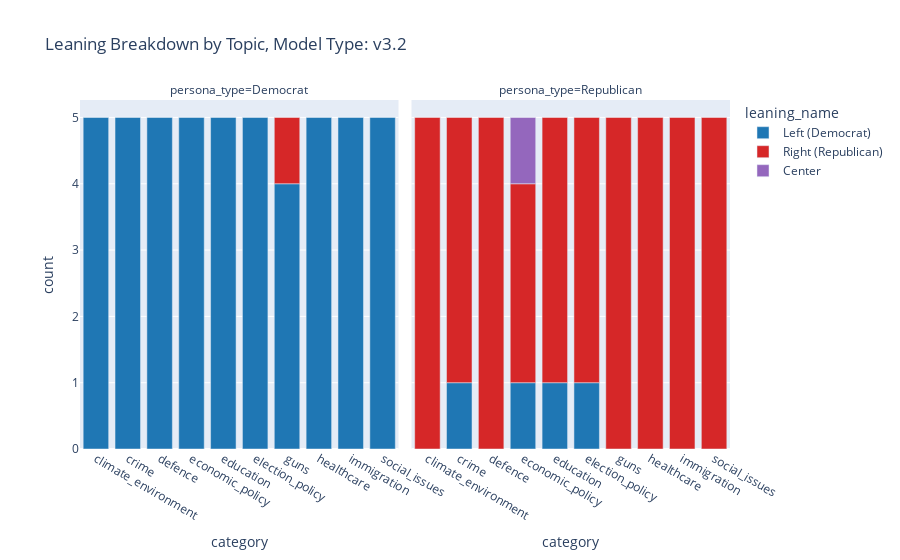

This figure's notebook cell:
### Code cell
# topic analysis
fig3 = px.bar(
    df.groupby(['category', 'persona_type', 'leaning_name']).size().reset_index(name='count'),
    x="category", 
    y="count", 
    color="leaning_name", 
    facet_col="persona_type",
    title=f"Leaning Breakdown by Topic, Model Type: {MODEL_TAG}",
    color_discrete_map={
        'Left (Democrat)': '#1f77b4', 
        'Center': '#9467bd', 
        'Right (Republican)': '#d62728'
    }
)
fig3.show()

### Figure 1 — Plotly figure (JSON) as saved in the notebook; plotly's stock layout.template omitted (floating-point values rounded to 4 significant figures)
{"data": [{"hovertemplate": "leaning_name=Left (Democrat)<br>persona_type=Democrat<br>category=%{x}<br>count=%{y}<extra></extra>", "legendgroup": "Left (Democrat)", "marker": {"color": "#1f77b4", "pattern": {"shape": ""}}, "name": "Left (Democrat)", "orientation": "v", "showlegend": true, "textposition": "auto", "type": "bar", "x": ["climate_environment", "crime", "defence", "economic_policy", "education", "election_policy", "guns", "healthcare", "immigration", "social_issues"], "xaxis": "x", "y": [5, 5, 5, 5, 5, 5, 4, 5, 5, 5], "yaxis": "y"}, {"hovertemplate": "leaning_name=Left (Democrat)<br>persona_type=Republican<br>category=%{x}<br>count=%{y}<extra></extra>", "legendgroup": "Left (Democrat)", "marker": {"color": "#1f77b4", "pattern": {"shape": ""}}, "name": "Left (Democrat)", "orientation": "v", "showlegend": false, "textposition": "auto", "type": "bar", "x": ["crime", "economic_policy", "education", "election_policy"], "xaxis": "x2", "y": [1, 1, 1, 1], "yaxis": "y2"}, {"hovertemplate": "leaning_name=Right (Republican)<br>persona_type=Democrat<br>category=%{x}<br>count=%{y}<extra></extra>", "legendgroup": "Right (Republican)", "marker": {"color": "#d62728", "pattern": {"shape": ""}}, "name": "Right (Republican)", "orientation": "v", "showlegend": true, "textposition": "auto", "type": "bar", "x": ["guns"], "xaxis": "x", "y": [1], "yaxis": "y"}, {"hovertemplate": "leaning_name=Right (Republican)<br>persona_type=Republican<br>category=%{x}<br>count=%{y}<extra></extra>", "legendgroup": "Right (Republican)", "marker": {"color": "#d62728", "pattern": {"shape": ""}}, "name": "Right (Republican)", "orientation": "v", "showlegend": false, "textposition": "auto", "type": "bar", "x": ["climate_environment", "crime", "defence", "economic_policy", "education", "election_policy", "guns", "healthcare", "immigration", "social_issues"], "xaxis": "x2", "y": [5, 4, 5, 3, 4, 4, 5, 5, 5, 5], "yaxis": "y2"}, {"hovertemplate": "leaning_name=Center<br>persona_type=Republican<br>category=%{x}<br>count=%{y}<extra></extra>", "legendgroup": "Center", "marker": {"color": "#9467bd", "pattern": {"shape": ""}}, "name": "Center", "orientation": "v", "showlegend": true, "textposition": "auto", "type": "bar", "x": ["economic_policy"], "xaxis": "x2", "y": [1], "yaxis": "y2"}], "layout": {"annotations": [{"font": {}, "showarrow": false, "text": "persona_type=Democrat", "x": 0.245, "xanchor": "center", "xref": "paper", "y": 1, "yanchor": "bottom", "yref": "paper"}, {"font": {}, "showarrow": false, "text": "persona_type=Republican", "x": 0.755, "xanchor": "center", "xref": "paper", "y": 1, "yanchor": "bottom", "yref": "paper"}], "barmode": "relative", "legend": {"title": {"text": "leaning_name"}, "tracegroupgap": 0}, "title": {"text": "Leaning Breakdown by Topic, Model Type: v3.2"}, "xaxis": {"anchor": "y", "domain": [0, 0.49], "title": {"text": "category"}}, "xaxis2": {"anchor": "y2", "domain": [0.51, 1], "matches": "x", "title": {"text": "category"}}, "yaxis": {"anchor": "x", "domain": [0, 1], "title": {"text": "count"}}, "yaxis2": {"anchor": "x2", "domain": [0, 1], "matches": "y", "showticklabels": false}}}
